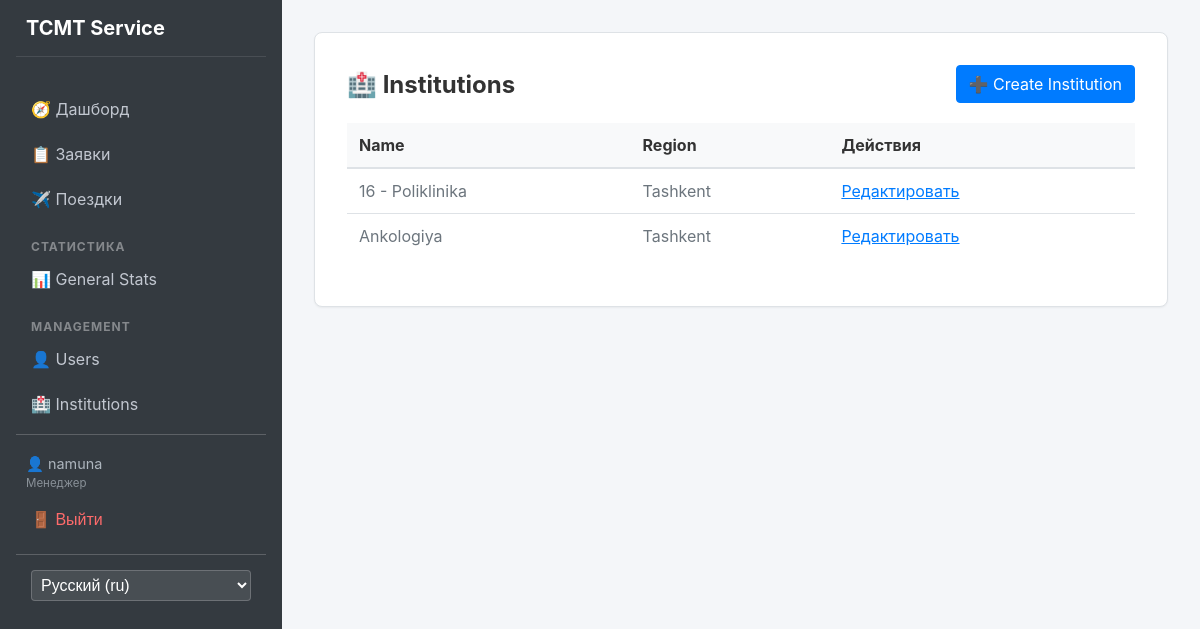
Page /core/institutions/ (signed in) on the earlier database version.
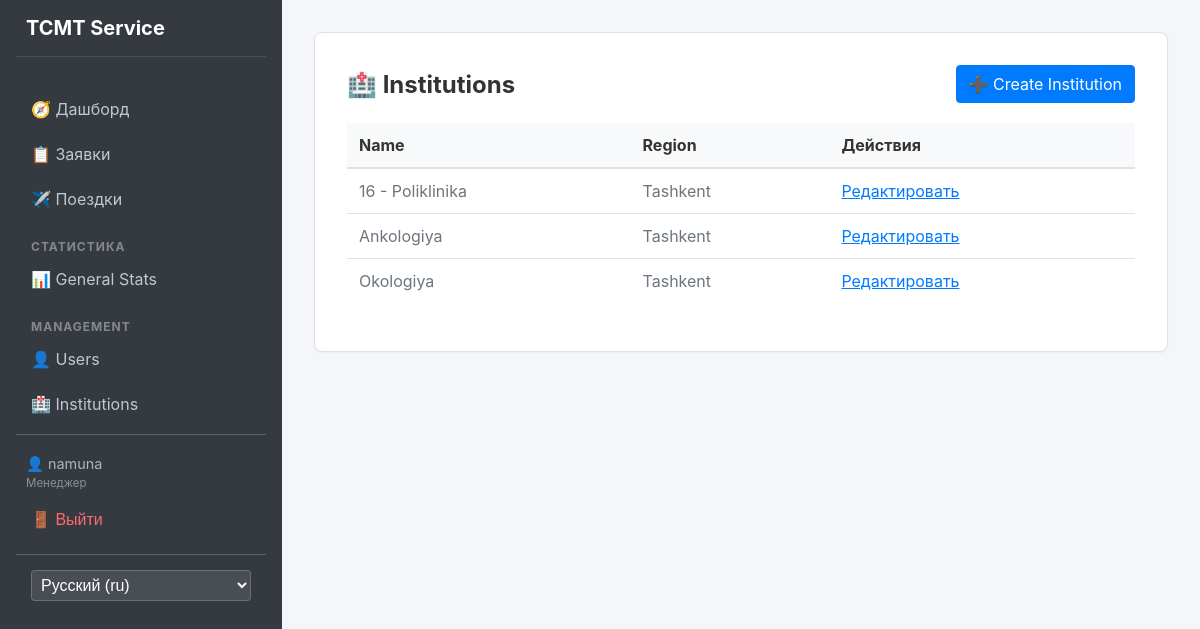
Same page on the later database version.
### apps/core/models.py (models this page shows, shortened)
class Institution(models.Model):
    name = models.CharField(max_length=255)
    region = models.ForeignKey(Region, on_delete=models.CASCADE)

class Region(models.Model):
    name = models.CharField(max_length=100)

### apps/core/views.py (the view)
# urls.py: path('institutions/', views.InstitutionListView.as_view(), name='institution_list'),
class InstitutionListView(LoginRequiredMixin, StaffRequiredMixin, ListView):
    model = Institution
    template_name = 'core/institution_list.html'
    context_object_name = 'institutions'

### apps/core/views.py (called while the page is built)
    def dispatch(self, request, *args, **kwargs):
        if not request.user.is_authenticated or request.user.role not in [User.Role.ADMIN, User.Role.MANAGER]:
            raise PermissionDenied
        return super().dispatch(request, *args, **kwargs)

### templates/core/institution_list.html
{% extends 'base.html' %}
{% load i18n %}
{% block content %}
<div class="glass-container">
    <div style="display: flex; justify-content: space-between; align-items: center; margin-bottom: 20px;">
        <h2 style="color: white; margin: 0;">🏥 {% trans "Institutions" %}</h2>
        <a href="{% url 'core:institution_create' %}" class="btn-primary">➕ {% trans "Create Institution" %}</a>
    </div>
    <table>
        <thead>
            <tr>
                <th>{% trans "Name" %}</th>
                <th>{% trans "Region" %}</th>
                <th>{% trans "Actions" %}</th>
            </tr>
        </thead>
        <tbody>
            {% for inst in institutions %}
            <tr>
                <td>{{ inst.name }}</td>
                <td>{{ inst.region.name }}</td>
                <td>
                    <a href="{% url 'core:institution_update' inst.pk %}" style="color: #007bff;">{% trans "Edit" %}</a>
                </td>
            </tr>
            {% empty %}
            <tr>
                <td colspan="3" style="text-align: center; color: rgba(255,255,255,0.5);">{% trans "No institutions found" %}</td>
            </tr>
            {% endfor %}
        </tbody>
    </table>
</div>
{% endblock %}

Differences in the rows shown:
added Institution: name "Okologiya", region.name "Tashkent"
